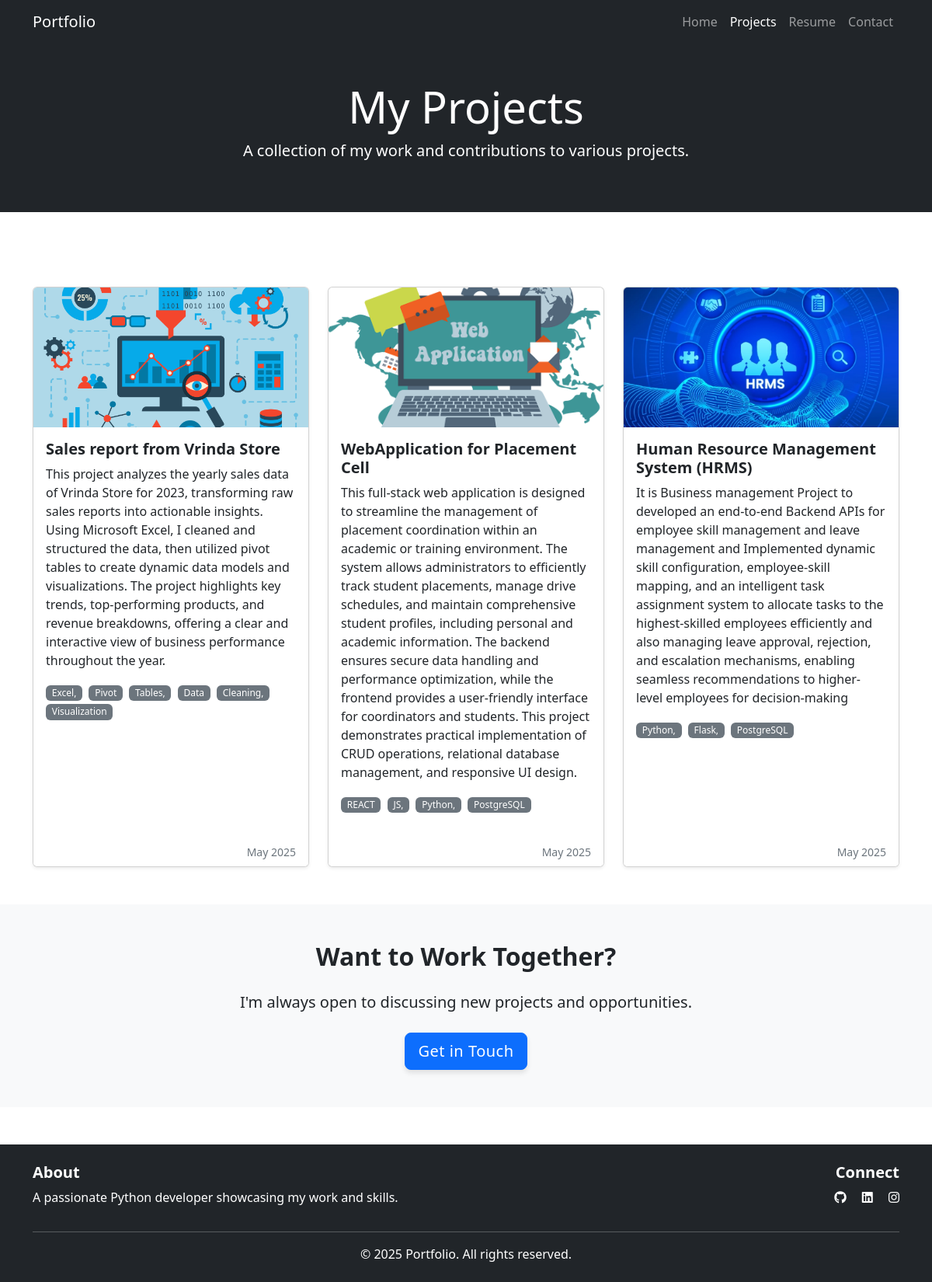
/projects/, run on the app's committed database.
### core/models.py (models this page shows, shortened)
class Project(models.Model):
    title = models.CharField(max_length=200)
    description = models.TextField()
    technologies = models.CharField(max_length=200)
    github_link = models.URLField(blank=True)
    demo_link = models.URLField(blank=True)
    image = models.ImageField(upload_to='projects/', blank=True)
    created_at = models.DateTimeField(auto_now_add=True)
    updated_at = models.DateTimeField(auto_now=True)
    class Meta:
        ordering = ['-created_at']

### core/views.py (the view)
# urls.py: path('projects/', views.projects, name='projects'),
def projects(request):
    try:
        projects = Project.objects.all()
    except:
        projects = []
    context = {
        'projects': projects,
        'title': 'Projects'
    }
    return render(request, 'core/projects.html', context)

### core/templates/core/projects.html (shortened to what this page needs)
{% extends 'base.html' %}
{% load static %}
{% block content %}
<section class="projects-header bg-dark text-white py-5 mb-5">
    <div class="container text-center">
        <h1 class="display-4">My Projects</h1>
        <p class="lead">A collection of my work and contributions to various projects.</p>
    </div>
</section>
<section class="projects-grid py-5">
    <div class="container">
        <div class="row g-4">
            {% for project in projects %}
            <div class="col-md-6 col-lg-4">
                <div class="card h-100 shadow-sm project-card">
                    {% if project.image %}
                    <img src="{{ project.image.url }}" class="card-img-top" alt="{{ project.title }}"
                         style="height: 180px; object-fit: cover;">
                    {% else %}
                    <div class="card-img-top bg-light d-flex align-items-center justify-content-center"
                         style="height: 200px;">
                        <i class="fas fa-code fa-3x text-muted"></i>
                    </div>
                    {% endif %}
                    <div class="card-body">
                        <h5 class="card-title">{{ project.title }}</h5>
                        <p class="card-text">{{ project.description}}</p>
                        <div class="technologies mb-3">
                            {% for tech in project.technologies.split %}
                            <span class="badge bg-secondary me-1">{{ tech }}</span>
                            {% endfor %}
                        </div>
                    </div>
                    <div class="card-footer bg-white border-top-0 d-flex justify-content-between align-items-center">
                        <small class="text-muted">
                            {{ project.created_at|date:"M Y" }}
                        </small>
                    </div>
                </div>
            </div>
            {% empty %}
            <div class="col-12 text-center">
                <p class="lead">No projects to display yet.</p>
            </div>
            {% endfor %}
        </div>
    </div>
</section>
<section class="contact-cta py-5 bg-light">
    <div class="container text-center">
        <h2 class="mb-4">Want to Work Together?</h2>
        <p class="lead mb-4">I'm always open to discussing new projects and opportunities.</p>
        <a href="{% url 'contact' %}" class="btn btn-primary btn-lg">Get in Touch</a>
    </div>
</section>
{% endblock %}

### static/css/style.css (style rules this page uses)
body { display: flex; flex-direction: column; min-height: 100vh; padding-top: 56px; }
h1, h2, h3, h4, h5, h6 { font-weight: 600; }
.animate-fade-in { animation: fadeIn 0.6s ease-out forwards; }
.btn { font-weight: 500; letter-spacing: 0.5px; }
.btn-primary { box-shadow: 0 4px 6px rgba(0, 0, 0, 0.1); transition: all 0.3s ease; }
.project-card img { transition: transform 0.5s ease; }

### core/templates/core/projects.html (style rules this page uses)
.projects-header { padding-top: 7rem; }
.project-card { transition: transform 0.3s; }
.technologies .badge { font-weight: normal; }

### data on the page
Project: image (picture), title "Sales report from Vrinda Store", description "This project analyzes the yearly sales data of Vrinda Store for 2023, transforming raw sales reports into actionable insights. Using Microsoft Excel, I cleaned and structured the data, then utilized pivot tables to create dynamic data models and visualizations. The project highlights key trends, top-performing products, and revenue breakdowns, offering a clear and interactive view of business performance throughout the year.", split "Excel," "Pivot" "Tables," "Data" "Cleaning," "Visualization", created_at "May 2025"
Project: image (picture), title "WebApplication for Placement Cell", description "This full-stack web application is designed to streamline the management of placement coordination within an academic or training environment. The system allows administrators to efficiently track student placements, manage drive schedules, and maintain comprehensive student profiles, including personal and academic information. The backend ensures secure data handling and performance optimization, while the frontend provides a user-friendly interface for coordinators and students. This project demonstrates practical implementation of CRUD operations, relational database management, and responsive UI design.", split "REACT" "JS," "Python," "PostgreSQL", created_at "May 2025"
Project: image (picture), title "Human Resource Management System (HRMS)", description "It is Business management Project to developed an end-to-end Backend APIs for employee skill management and leave management and Implemented dynamic skill configuration, employee-skill mapping, and an intelligent task assignment system to allocate tasks to the highest-skilled employees efficiently and also managing leave approval, rejection, and escalation mechanisms, enabling seamless recommendations to higher-level employees for decision-making", split "Python," "Flask," "PostgreSQL", created_at "May 2025"
